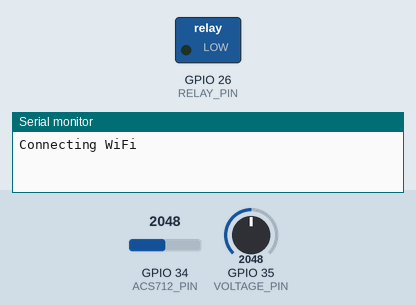
Simulated run of this sketch. Board: ESP32. Parts: switched loads named in the sketch (green lamp = pin HIGH), the last lines printed to the serial monitor. The test bench sets the inputs (shaded band); at power-on: GPIO 35 (VOLTAGE_PIN) = 2048, GPIO 34 (ACS712_PIN) = 2048. WiFi joins after 1.5 s; servers stay silent unless stated.

Above: at 0.1 s.
At 5.3 s:
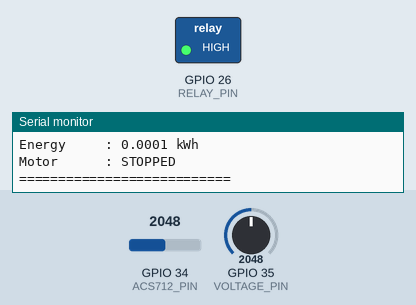
5.4 s: GPIO 35 (VOLTAGE_PIN) set to 1190
8.4 s: GPIO 35 (VOLTAGE_PIN) set to 1097
Timing chart, 0 to 11.4 s (numbered marks = the images above; inputs shaded):
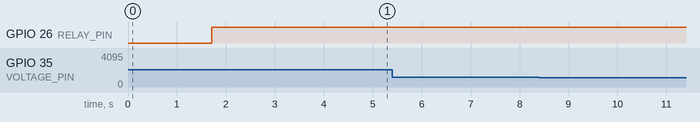

The sketch:

motor_project_code.ino
```cpp
#include <WiFi.h>
#include <HTTPClient.h>
//#include <OneWire.h>
//#include <DallasTemperature.h>
#include <math.h>

// ---- WiFi ----
const char* ssid = "Gopi";
const char* password = "waterghost";

// ---- ThingSpeak ----
const char* tsWriteURL = "http://api.thingspeak.com/update";
const char* tsReadURL = "http://api.thingspeak.com/channels/3383246/feeds/last.json";
const char* writeKey = "NGK5YHPB1WUZ137Y";
const char* readKey = "4RPSQVBBWGW2KYIW";

// ---- Pins ----
#define ACS712_PIN 34
#define VOLTAGE_PIN 35
#define RELAY_PIN 26
#define TEMP_PIN 4

// ---- DS18B20 ----
//OneWire oneWire(TEMP_PIN);
//DallasTemperature ds18b20(&oneWire);

// ---- ACS712 Settings ----
#define SENSITIVITY 0.100
#define ZERO_OFFSET 2.5
#define ADC_MAX 4095.0
#define VREF 3.3

// ---- Voltage Sensor ----
#define V_RATIO 11.0

// ---- Safety Limits ----
#define MAX_AMPS 10.0
#define MAX_TEMP 70.0
#define MIN_VOLTS 50.0
#define MAX_VOLTS 260.0

// ---- Sampling ----
#define SAMPLES 500
#define S_DELAY 100

// ---- Power Factor ----
#define PF 0.85

// ---- Globals ----
float voltage = 0, current = 0, power = 0,  energy = 0;
bool motorON = true;
unsigned long lastUpload = 0;
unsigned long lastRead = 0;
unsigned long startTime = 0;

// ==============================================
void setup() {
  Serial.begin(115200);

  pinMode(RELAY_PIN, OUTPUT);
  digitalWrite(RELAY_PIN, LOW);

//  ds18b20.begin();
  startTime = millis();

  connectWiFi();
  Serial.println("System Ready!");
}

// ==============================================
void loop() {
  current = readCurrent();
  voltage = readVoltage();
  //temp = readTemp();
  power = voltage * current * PF;

  float hours = (millis() - startTime) / 3600000.0;
  energy = (power / 1000.0) * hours;

  checkSafety();
  printData();

  if (millis() - lastUpload > 20000) {
    uploadData();
    lastUpload = millis();
  }

  if (millis() - lastRead > 60000) {
    readFromThingSpeak();
    lastRead = millis();
  }

  delay(2000);
}

// ==============================================
float readCurrent() {
  float sum = 0;
  for (int i = 0; i < SAMPLES; i++) {
    float raw = analogRead(ACS712_PIN);
    float volt = (raw / ADC_MAX) * VREF;
    float I = (volt - ZERO_OFFSET) / SENSITIVITY;
    sum += I * I;
    delayMicroseconds(S_DELAY);
  }
  float rms = sqrt(sum / SAMPLES);
  return (rms < 0.05) ? 0.0 : rms;
}

// ==============================================
float readVoltage() {
  float sum = 0;
  for (int i = 0; i < SAMPLES; i++) {
    float raw = analogRead(VOLTAGE_PIN);
    float volt = (raw / ADC_MAX) * VREF;
    float V = volt * V_RATIO;
    sum += V * V;
    delayMicroseconds(S_DELAY);
  }
  return sqrt(sum / SAMPLES);
}

// ==============================================
/*float readTemp() {
  ds18b20.requestTemperatures();
  float t = ds18b20.getTempCByIndex(0);
  if (t == DEVICE_DISCONNECTED_C) {
    Serial.println("DS18B20 error! Check wiring & pull-up resistor.");
    return -1.0;
  }
  return t;
}
*/
// ==============================================
void checkSafety() {
  bool fault = false;
  String cause = "";

  if (current > MAX_AMPS)
    { fault = true; cause = "OVERCURRENT " + String(current,1) + "A"; }
 /* else if (temp > 0 && temp > MAX_TEMP)
    { fault = true; cause = "OVERHEAT " + String(temp,1) + "C"; }*/
  else if (voltage > 0 && voltage < MIN_VOLTS)
    { fault = true; cause = "LOW VOLTAGE " + String(voltage,1) + "V"; }
  else if (voltage > MAX_VOLTS)
    { fault = true; cause = "HIGH VOLTAGE " + String(voltage,1) + "V"; }

  if (fault) {
    digitalWrite(RELAY_PIN, HIGH);
    motorON = false;
    Serial.println("!!! FAULT: " + cause + " - Motor OFF !!!");
  } else if (!motorON) {
    digitalWrite(RELAY_PIN, LOW);
    motorON = true;
    Serial.println("Fault cleared - Motor ON");
  }
}

// ==============================================
void printData() {
  Serial.println("===========================");
  Serial.printf("Voltage    : %.1f V\n", voltage);
  Serial.printf("Current    : %.2f A\n", current);
  Serial.printf("Power      : %.1f W\n", power);
 // Serial.printf("Temperature: %.1f C\n", temp);
  Serial.printf("Energy     : %.4f kWh\n", energy);
  Serial.printf("Motor      : %s\n", motorON ? "RUNNING" : "STOPPED");
  Serial.println("===========================");
}

// ==============================================
void uploadData() {
  if (WiFi.status() != WL_CONNECTED) { connectWiFi(); return; }

  HTTPClient http;
  String url = String(tsWriteURL)
    + "?api_key=" + writeKey
    + "&field1=" + String(voltage, 1)
    + "&field2=" + String(current, 2)
    + "&field3=" + String(power, 1)
    //+ "&field4=" + String(temp, 1)
    + "&field5=" + String(energy, 4)
    + "&field6=" + String(motorON ? 1 : 0);

  http.begin(url);
  int code = http.GET();
  if (code > 0) {
  Serial.println("Upload OK");
  Serial.println(http.getString());
} else {
  Serial.println("Upload FAILED");
}
  http.end();
}

// ==============================================
void readFromThingSpeak() {
  if (WiFi.status() != WL_CONNECTED) return;

  HTTPClient http;
  String url = String(tsReadURL) + "?api_key=" + readKey;
  http.begin(url);
  int code = http.GET();

  if (code == 200) {
    String payload = http.getString();
    Serial.println("--- ThingSpeak Last Entry ---");
    Serial.println(payload);
    Serial.println("-----------------------------");
  } else {
    Serial.println("ThingSpeak read failed - code: " + String(code));
  }
  http.end();
}

// ==============================================
void connectWiFi() {
  Serial.print("Connecting WiFi");
  WiFi.begin(ssid, password);
  int t = 0;
  while (WiFi.status() != WL_CONNECTED && t++ < 20) {
    delay(500);
    Serial.print(".");
  }
  if (WiFi.status() == WL_CONNECTED)
    Serial.println("\nConnected! IP: " + WiFi.localIP().toString());
  else
    Serial.println("\nWiFi failed - offline mode");
}
```
